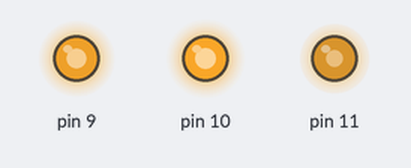
Simulated run of this sketch. Board: Arduino Uno, built with avr-gcc and run on an emulated ATmega328P. Parts: output pins drawn as LEDs (lit = HIGH). Random numbers use the default seed unless the sketch sets one.

Above: at 0.1 s.
At 5.1 s:
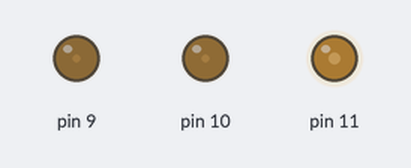
At 9.1 s:
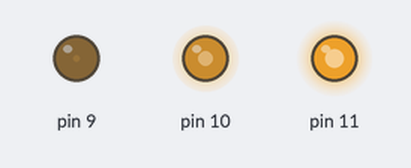
At 19.1 s:
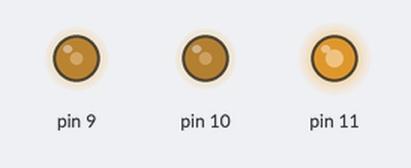
At 29.1 s:
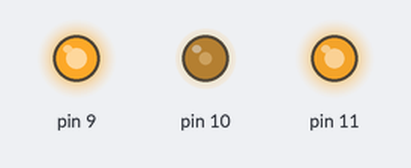
At 39.1 s:
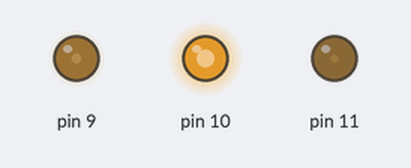
Timing chart, 0 to 40.0 s (numbered marks = the images above):
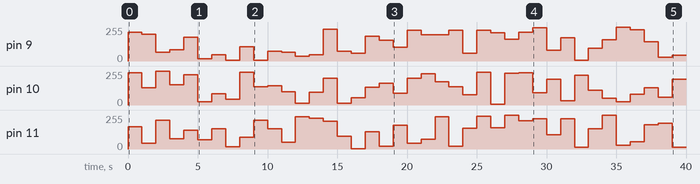

The sketch:

analog_rgb_led_exam.ino
```cpp
void setup() {
  // put your setup code here, to run once:
  Serial.begin(9600);
  pinMode(11,OUTPUT);
  pinMode(10,OUTPUT);
  pinMode(9,OUTPUT);
}

void loop() {
  int rednum = random(256);
  int bluenum = random(256);
  int greennum = random(256);
  analogWrite(11,rednum);
  analogWrite(10,bluenum);
  analogWrite(9,greennum);
  delay(1000);
}
```

Measured:
- by itself, pin 9: 0/255 → 217/255 at 0.00 s, → 200/255 1.0 s later, → 67/255 1.0 s later, → 85/255 1.0 s later, … (40 changes in this stretch)
- by itself, pin 10: 0/255 → 241/255 at 0.00 s, → 130/255 1.0 s later, → 254/255 1.0 s later, → 152/255 1.0 s later, … (40 changes in this stretch)
- by itself, pin 11: 0/255 → 167/255 at 0.00 s, → 42/255 1.0 s later, → 216/255 1.0 s later, → 77/255 1.0 s later, … (40 changes in this stretch)
